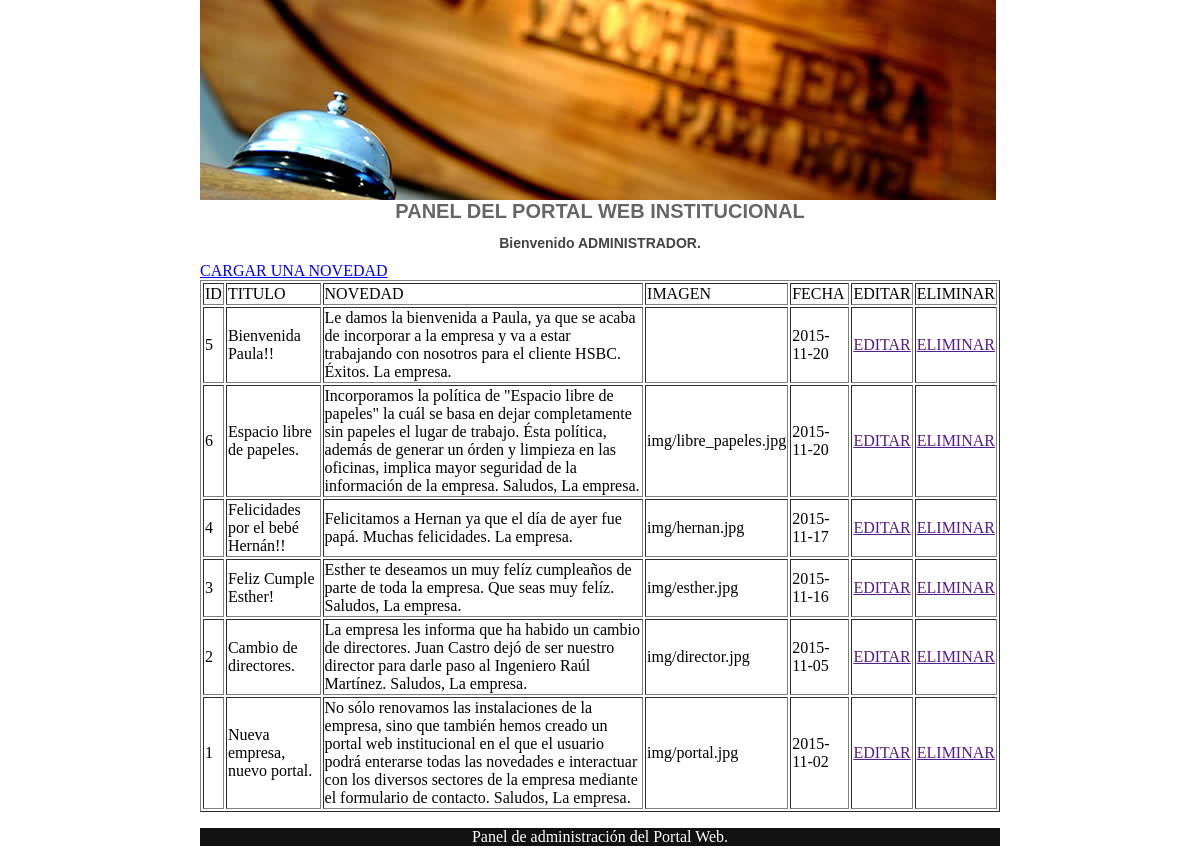
Screenshot of /panel.php with the database file from the repository.
### tables this page shows
CREATE TABLE IF NOT EXISTS `novedades` (
  `nov_id` int(5) NOT NULL AUTO_INCREMENT,
  `nov_titulo` varchar(140) NOT NULL,
  `nov_novedad` varchar(1000) NOT NULL,
  `nov_imagen` varchar(140) DEFAULT NULL,
  `nov_fecha` date NOT NULL,
  PRIMARY KEY (`nov_id`)
);

### panel.php (the view, shortened to what this page needs)
<?php
include('encabezadopanel.php');
?>
<div id="carga_novedad">
	<a href="novedadpanel.php">CARGAR UNA NOVEDAD</a>
</div>
<table border="1px">
	<tr>
		<td>ID</td>
		<td>TITULO</td>
		<td>NOVEDAD</td>
		<td>IMAGEN</td>
		<td>FECHA</td>
		<td>EDITAR</td>
		<td>ELIMINAR</td>
	</tr>
<?php
	$consulta = "SELECT nov_id, nov_titulo, nov_novedad, nov_imagen, nov_fecha FROM novedades ORDER BY nov_fecha DESC";
	$resultado = mysql_query($consulta);
	while($fila=mysql_fetch_array($resultado)){
?>
	<tr>
		<td><?php echo $fila['nov_id'] ?></td>
		<td><?php echo $fila['nov_titulo'] ?></td>
		<td><?php echo $fila['nov_novedad'] ?></td>
		<td><?php echo $fila['nov_imagen'] ?></td>
		<td><?php echo $fila['nov_fecha'] ?></td>
		<td><a href="">EDITAR</a></td>
		<td><a href="">ELIMINAR</a></td>
	</tr>
	<?php
	}
	?>
</table>
<?php
include('piepanel.php');
?>

### encabezadopanel.php (style rules this page uses)
body { margin:auto;width:800px; }

### rows the page displays
novedades: nov_id "5", nov_titulo "Bienvenida Paula!!", nov_novedad "Le damos la bienvenida a Paula, ya que se acaba de incorporar a la empresa y va a estar trabajando con nosotros para el cliente HSBC. Éxitos. La empresa.", nov_fecha "2015-11-20"
novedades: nov_id "6", nov_titulo "Espacio libre de papeles.", nov_novedad "Incorporamos la política de \"Espacio libre de papeles\" la cuál se basa en dejar completamente sin papeles el lugar de trabajo. Ésta política, además de generar un órden y limpieza en las oficinas, implica mayor seguridad de la información de la empresa. Saludos, La empresa.", nov_imagen "img/libre_papeles.jpg", nov_fecha "2015-11-20"
novedades: nov_id "4", nov_titulo "Felicidades por el bebé Hernán!!", nov_novedad "Felicitamos a Hernan ya que el día de ayer fue papá. Muchas felicidades. La empresa.", nov_imagen "img/hernan.jpg", nov_fecha "2015-11-17"
novedades: nov_id "3", nov_titulo "Feliz Cumple Esther!", nov_novedad "Esther te deseamos un muy felíz cumpleaños de parte de toda la empresa. Que seas muy felíz. Saludos, La empresa.", nov_imagen "img/esther.jpg", nov_fecha "2015-11-16"
novedades: nov_id "2", nov_titulo "Cambio de directores.", nov_novedad "La empresa les informa que ha habido un cambio de directores. Juan Castro dejó de ser nuestro director para darle paso al Ingeniero Raúl Martínez. Saludos, La empresa.", nov_imagen "img/director.jpg", nov_fecha "2015-11-05"
novedades: nov_id "1", nov_titulo "Nueva empresa, nuevo portal.", nov_novedad "No sólo renovamos las instalaciones de la empresa, sino que también hemos creado un portal web institucional en el que el usuario podrá enterarse todas las novedades e interactuar con los diversos sectores de la empresa mediante el formulario de contacto. Saludos, La empresa.", nov_imagen "img/portal.jpg", nov_fecha "2015-11-02"
